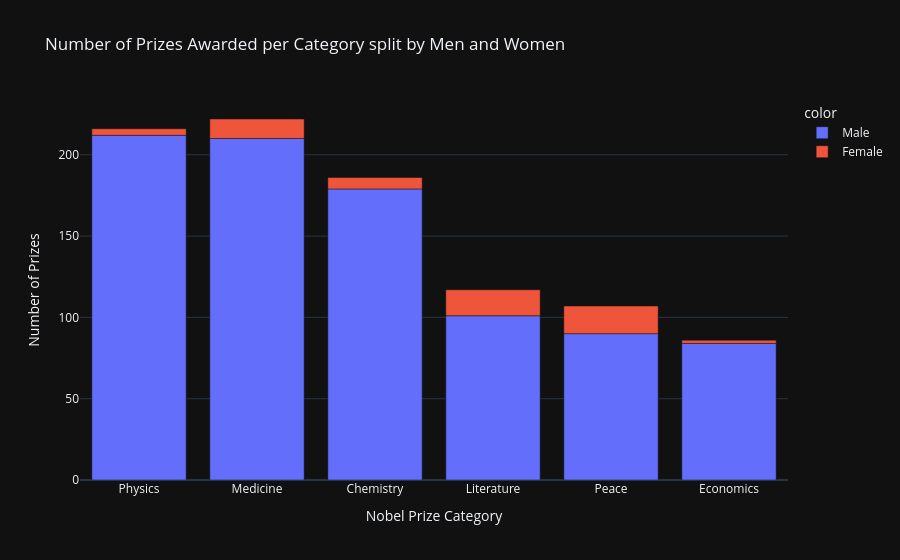

This figure's notebook cell:
### Code cell
v_bar_split = px.bar(x = cat_men_women.category,
                     y = cat_men_women.prize,
                     color = cat_men_women.sex,
                     title='Number of Prizes Awarded per Category split by Men and Women')

v_bar_split.update_layout(xaxis_title='Nobel Prize Category',
                          yaxis_title='Number of Prizes')
v_bar_split.show()

### Figure 1 — Plotly figure (JSON) as saved in the notebook; plotly's stock layout.template omitted (floating-point values rounded to 4 significant figures)
{"data": [{"hovertemplate": "color=Male<br>x=%{x}<br>y=%{y}<extra></extra>", "legendgroup": "Male", "marker": {"color": "#636efa", "pattern": {"shape": ""}}, "name": "Male", "orientation": "v", "showlegend": true, "textposition": "auto", "x": ["Physics", "Medicine", "Chemistry", "Literature", "Peace", "Economics"], "xaxis": "x", "y": [212, 210, 179, 101, 90, 84], "yaxis": "y", "type": "bar"}, {"hovertemplate": "color=Female<br>x=%{x}<br>y=%{y}<extra></extra>", "legendgroup": "Female", "marker": {"color": "#EF553B", "pattern": {"shape": ""}}, "name": "Female", "orientation": "v", "showlegend": true, "textposition": "auto", "x": ["Peace", "Literature", "Medicine", "Chemistry", "Physics", "Economics"], "xaxis": "x", "y": [17, 16, 12, 7, 4, 2], "yaxis": "y", "type": "bar"}], "layout": {"xaxis": {"anchor": "y", "domain": [0.0, 1.0], "title": {"text": "Nobel Prize Category"}}, "yaxis": {"anchor": "x", "domain": [0.0, 1.0], "title": {"text": "Number of Prizes"}}, "legend": {"title": {"text": "color"}, "tracegroupgap": 0}, "title": {"text": "Number of Prizes Awarded per Category split by Men and Women"}, "barmode": "relative"}}
